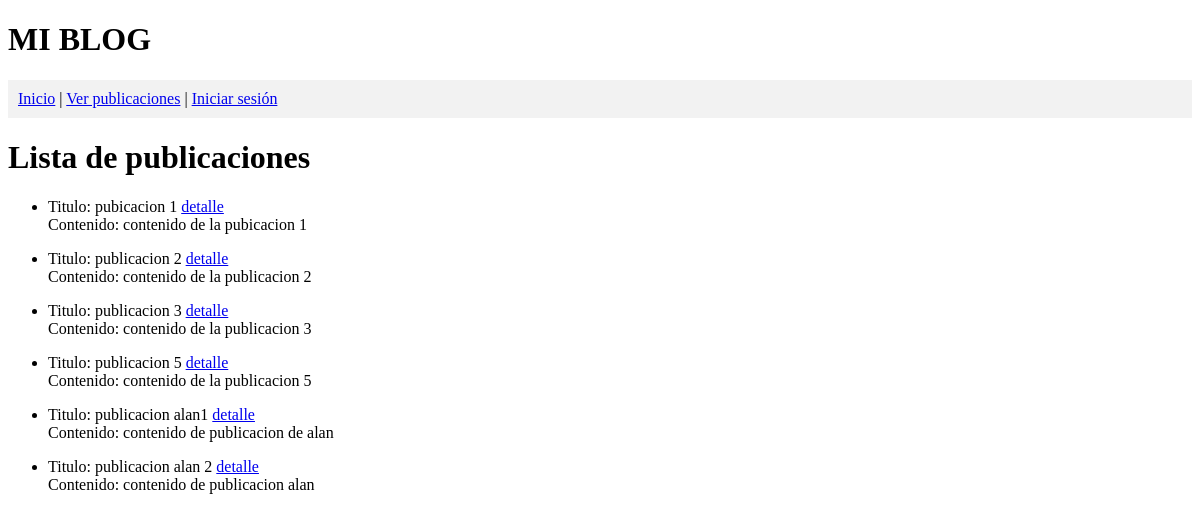
The page /lista_publicaciones/ on the database as committed earlier.
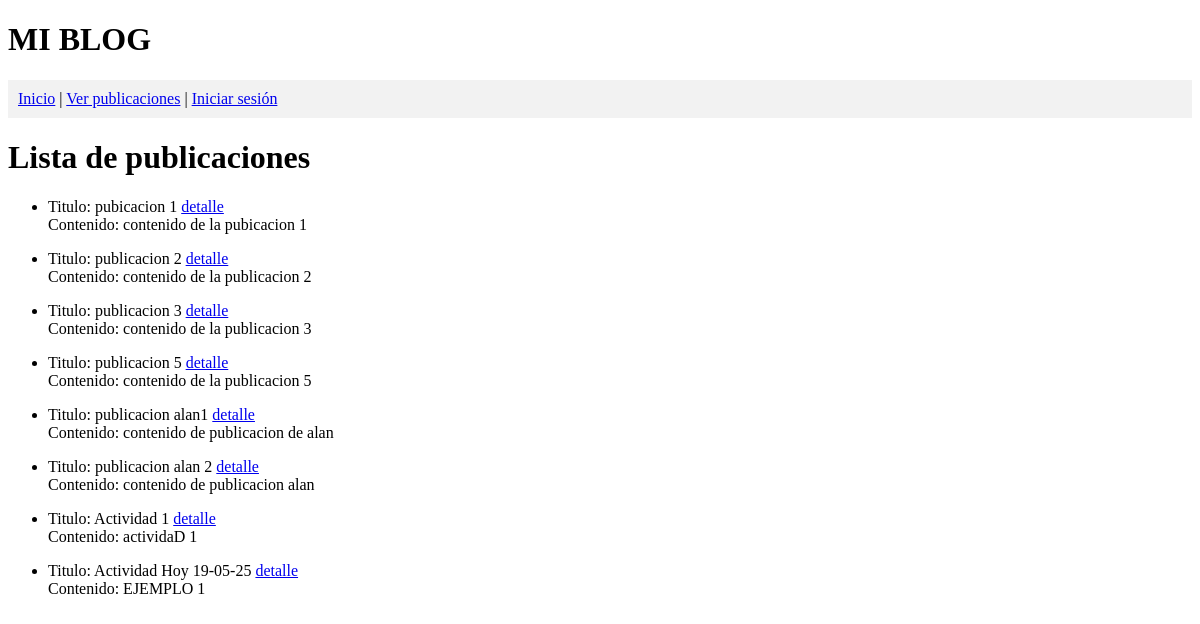
The same page on the database as committed later.
### blog/models.py (models this page shows, shortened)
class Publicacion(models.Model):
    titulo = models.CharField(max_length=50)
    contenido = models.TextField()
    fecha_creacion = models.DateTimeField(auto_now_add=True)
    usuario = models.ForeignKey(User, on_delete=models.CASCADE, related_name='publicaciones')

### blog/views.py (the view)
# urls.py: path('lista_publicaciones/', views.lista_publicaciones, name='lista_publicaciones'),
def lista_publicaciones(request):
    publicaciones = Publicacion.objects.all()  # select * from publicacion
    return render(request,'blog/lista_publicaciones.html', {'publicaciones':publicaciones})

### blog/templates/blog/lista_publicaciones.html (shortened to what this page needs)
{% extends "blog/base.html" %}
{% block content %}
<h1>Lista de publicaciones</h1>
    <ul>
    {% for publicacion in publicaciones %}
        <li> Titulo: {{ publicacion.titulo}} <a href = " {% url 'detalle_publicacion' publicacion.pk %}"> detalle </a><br>
             Contenido: {{publicacion.contenido}}<br>
        </li>
    {% endfor %}
    </ul>
{% endblock  %}

### blog/templates/blog/base.html (shortened to what this page needs)
<!DOCTYPE html>
<html lang="en">
<head>
</head>
<body>
    <h1>MI BLOG</h1>
    <nav style="background-color:#f2f2f2; padding: 10px;">
        <a href="{% url 'lista_publicaciones' %}">Inicio</a> |
        <a href="{% url 'lista_publicaciones' %}">Ver publicaciones</a> |
        {% if user.is_authenticated %}
            <a href="{% url 'crear_publicacion' %}">Crear publicación</a> |
            <span>Bienvenido {{ user.username }}</span> |
            <a href="{% url 'logout' %}">Cerrar sesión</a>
        {% else %}
            <a href="{% url 'lista_publicaciones' %}">Iniciar sesión</a>
        {% endif %}
    </nav>
    {% block content %}
    {% endblock %}
</body>
</html>

Rows that differ between the two databases and show on the page:
added Publicacion: titulo "Actividad 1", contenido "actividaD 1"
added Publicacion: titulo "Actividad Hoy 19-05-25", contenido "EJEMPLO 1"
